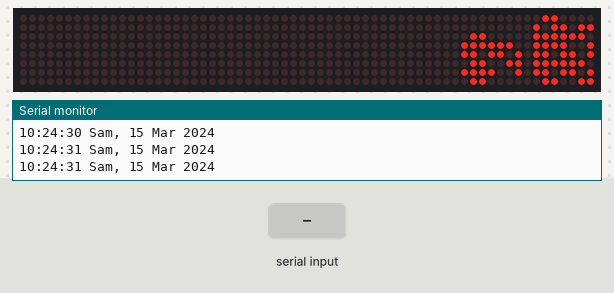
Bench run of a sketch on a simulated Arduino Uno, built with avr-gcc and run on an emulated ATmega328P. Shown: 64×8 LED matrix, the last lines printed to the serial monitor. Wiring (inferred from the names in the program): DS1307 clock at I2C address 0x68. Inputs (shaded band) come from the test bench. The local clock reads 2024-03-15 10:24:30 at power-on unless the sketch sets it.

Above: at 1.2 s.
1.3 s: byte 84 (84) received over Serial
At 2.8 s:
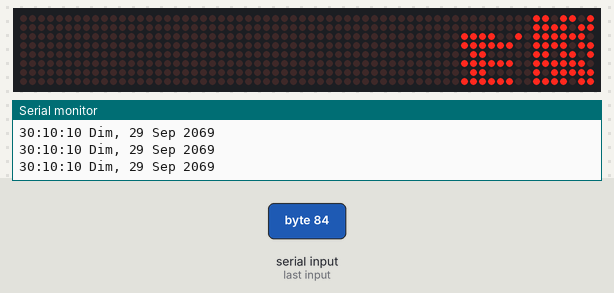
At 4.9 s:
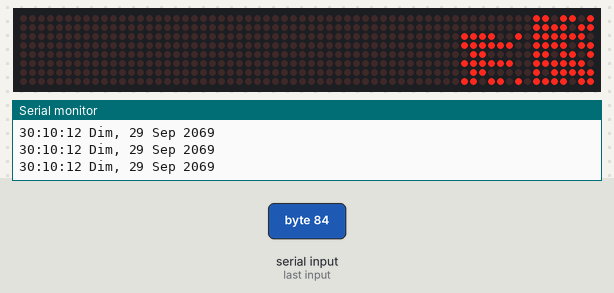
13.3 s: byte 116 (116) received over Serial
At 15.8 s:
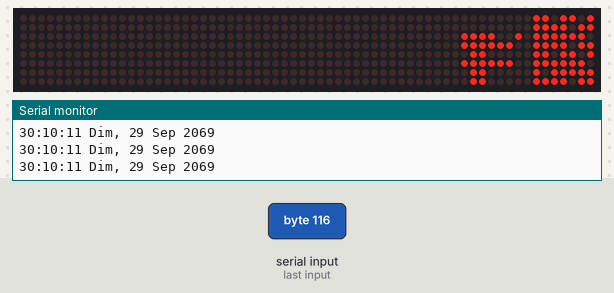
Timing chart, 0 to 17.3 s (numbered marks = the images above; inputs shaded):
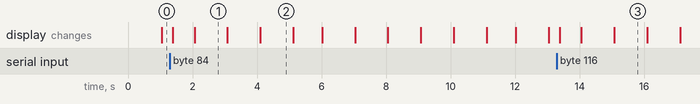

Measured:
- after the input at 1.3 s, the display: first changes after 0.09 s (image 1 shows a later state)
- after the input at 13.3 s, the display: first changes after 0.08 s (image 3 shows a later state)
- what the display in image 1 shows lasts 1.0 s, from 2.1 s to 3.1 s

The sketch:

DS1307_Vers_2Max7219_7segment.ino
```cpp
#include "LedControl.h"
#include "Wire.h"
#define DS1307_I2C_ADDRESS 0x68  // This is the I2C address
// Arduino version compatibility Pre-Compiler Directives
#if defined(ARDUINO) && ARDUINO >= 100   // Arduino v1.0 and newer
#define I2C_WRITE Wire.write
#define I2C_READ Wire.read
#else                                   // Arduino Prior to v1.0
#define I2C_WRITE Wire.send
#define I2C_READ Wire.receive
#endif
byte A, B, C, D, E, F, G, H, I, J, K, L, M, N;
// Global Variables
int command = 0;       // This is the command char, in ascii form, sent from the serial port
int i;
long previousMillis = 0;        // will store last time Temp was updated
byte second, minute, hour, dayOfWeek, dayOfMonth, month, year;
byte test;
byte zero;
char  *Day[] = {"", "Lun", "Mar", "Mer", "Jeu", "Veu", "Sam", "Dim"};
char  *Mon[] = {"", "Jan", "Fev", "Mar", "Avr", "Mai", "Jun", "Jul", "Aou", "Sep", "Oct", "Nov", "Dec"};
const unsigned char code[10] = {126, 48, 109, 121, 51, 91, 95, 112, 127, 123};
LedControl lc = LedControl(12, 11, 10, 8);

// Convert normal decimal numbers to binary coded decimal
byte decToBcd(byte val)
{
  return ( (val / 10 * 16) + (val % 10) );
}

// Convert binary coded decimal to normal decimal numbers
byte bcdToDec(byte val)
{
  return ( (val / 16 * 10) + (val % 16) );
}

// 1) Sets the date and time on the ds1307
// 2) Starts the clock
// 3) Sets hour mode to 24 hour clock
// Assumes you're passing in valid numbers, Probably need to put in checks for valid numbers.

void setDateDs1307()
{

  second = (byte) ((Serial.read() - 48) * 10 + (Serial.read() - 48)); // Use of (byte) type casting and ascii math to achieve result.
  minute = (byte) ((Serial.read() - 48) * 10 +  (Serial.read() - 48));
  hour  = (byte) ((Serial.read() - 48) * 10 +  (Serial.read() - 48));
  dayOfWeek = (byte) (Serial.read() - 48);
  dayOfMonth = (byte) ((Serial.read() - 48) * 10 +  (Serial.read() - 48));
  month = (byte) ((Serial.read() - 48) * 10 +  (Serial.read() - 48));
  year = (byte) ((Serial.read() - 48) * 10 +  (Serial.read() - 48));
  Wire.beginTransmission(DS1307_I2C_ADDRESS);
  I2C_WRITE(zero);
  I2C_WRITE(decToBcd(second) & 0x7f);    // 0 to bit 7 starts the clock
  I2C_WRITE(decToBcd(minute));
  I2C_WRITE(decToBcd(hour));      // If you want 12 hour am/pm you need to set
  // bit 6 (also need to change readDateDs1307)
  I2C_WRITE(decToBcd(dayOfWeek));
  I2C_WRITE(decToBcd(dayOfMonth));
  I2C_WRITE(decToBcd(month));
  I2C_WRITE(decToBcd(year));
  Wire.endTransmission();
}

// Gets the date and time from the ds1307 and prints result
void getDateDs1307()
{
  // Reset the register pointer
  Wire.beginTransmission(DS1307_I2C_ADDRESS);
  I2C_WRITE(zero);
  Wire.endTransmission();

  Wire.requestFrom(DS1307_I2C_ADDRESS, 7);

  // A few of these need masks because certain bits are control bits
  second     = bcdToDec(I2C_READ() & 0x7f);
  minute     = bcdToDec(I2C_READ());
  hour       = bcdToDec(I2C_READ() & 0x3f);  // Need to change this if 12 hour am/pm
  dayOfWeek  = bcdToDec(I2C_READ());
  dayOfMonth = bcdToDec(I2C_READ());
  month      = bcdToDec(I2C_READ());
  year       = bcdToDec(I2C_READ());

  if (hour < 10)
    Serial.print("0");
  Serial.print(hour, DEC);
  Serial.print(":");
  if (minute < 10)
    Serial.print("0");
  Serial.print(minute, DEC);
  Serial.print(":");
  if (second < 10)
    Serial.print("0");
  Serial.print(second, DEC);
  Serial.print(" ");
  Serial.print(Day[dayOfWeek]);
  Serial.print(", ");
  Serial.print(dayOfMonth, DEC);
  Serial.print(" ");
  Serial.print(Mon[month]);
  Serial.print(" 20");
  if (year < 10)
    Serial.print("0");
  Serial.println(year, DEC);

}


void setup() {
  Wire.begin();
  Serial.begin(57600);
  zero = 0x00;
  lc.shutdown(0, false);
  lc.shutdown(1, false);
  /* Set the brightness to a medium values */
  lc.setIntensity(0, 2);
  lc.setIntensity(1, 2);
  /* and clear the display */
  lc.clearDisplay(0);
  lc.clearDisplay(1);
}

void loop() {
  if (Serial.available()) {      // Look for char in serial que and process if found
    command = Serial.read();
    if (command == 84 || command == 116) {      //If command = "Tt" Set Date
      setDateDs1307();
      getDateDs1307();
      Serial.println(" ");
    }
    else if (command == 82 || command == 114) {      //If command = "Rr" Read Date ... BBR
      getDateDs1307();
      Serial.println(" ");
    }
    else if (command == 81 || command == 113) {      //If command = "Qq" RTC1307 Memory Functions
      delay(100);
      if (Serial.available()) {
        command = Serial.read();
        if (command == 49) {        //If command = "1" RTC1307 Initialize Memory - All Data will be set to
          // 255 (0xff).  Therefore 255 or 0 will be an invalid value.
          Wire.beginTransmission(DS1307_I2C_ADDRESS);   // 255 will be the init value and 0 will be considered
          // an error that occurs when the RTC is in Battery mode.
          I2C_WRITE(0x08); // Set the register pointer to be just past the date/time registers.
          for (i = 1; i <= 24; i++) {
            I2C_WRITE(0Xff);
            delay(10);
          }
          Wire.endTransmission();
          Wire.beginTransmission(DS1307_I2C_ADDRESS);
          I2C_WRITE(0x21); // Set the register pointer to 33 for second half of registers. Only 32 writes per connection allowed.
          for (i = 1; i <= 33; i++) {
            I2C_WRITE(0Xff);
            delay(10);
          }
          Wire.endTransmission();
          getDateDs1307();
          Serial.println(": RTC1307 Initialized Memory");
        }
        else if (command == 50) {      //If command = "2" RTC1307 Memory Dump
          getDateDs1307();
          Serial.println(": RTC 1307 Dump Begin");
          Wire.beginTransmission(DS1307_I2C_ADDRESS);
          I2C_WRITE(zero);
          Wire.endTransmission();
          Wire.requestFrom(DS1307_I2C_ADDRESS, 32);
          for (i = 0; i <= 31; i++) {  //Register 0-31 - only 32 registers allowed per I2C connection
            test = I2C_READ();
            Serial.print(i);
            Serial.print(": ");
            Serial.print(test, DEC);
            Serial.print(" : ");
            Serial.println(test, HEX);
          }
          Wire.beginTransmission(DS1307_I2C_ADDRESS);
          I2C_WRITE(0x20);
          Wire.endTransmission();
          Wire.requestFrom(DS1307_I2C_ADDRESS, 32);
          for (i = 32; i <= 63; i++) {         //Register 32-63 - only 32 registers allowed per I2C connection
            test = I2C_READ();
            Serial.print(i);
            Serial.print(": ");
            Serial.print(test, DEC);
            Serial.print(" : ");
            Serial.println(test, HEX);
          }
          Serial.println(" RTC1307 Dump end");
        }
      }
    }
    Serial.print("Command: ");
    Serial.println(command);     // Echo command CHAR in ascii that was sent
  }
  command = 0;                 // reset command

  getDateDs1307();

  A = dayOfMonth / 10;
  B = dayOfMonth % 10;
  C = month / 10;
  D = month % 10;
  E = 2;
  F = 0;
  G = year / 10;
  H = year % 10;
  I = hour / 10;
  J = hour % 10;
  K = minute / 10;
  L = minute % 10;
  M = second / 10;
  N = second % 10;

  lc.setRow(0, 0, code[A]);
  lc.setRow(0, 1, code[B]);
  lc.setRow(0, 2, code[C]);
  lc.setRow(0, 3, code[D]);
  lc.setRow(0, 4, code[E]);
  lc.setRow(0, 5, code[F]);
  lc.setRow(0, 6, code[G]);
  lc.setRow(0, 7, code[H]);

  lc.setRow(1, 2, code[I]);
  lc.setRow(1, 3, code[J]);
  lc.setRow(1, 4, code[K]);
  lc.setRow(1, 5, code[L]);
  lc.setRow(1, 6, code[M]);
  lc.setRow(1, 7, code[N]);


  delay(100);
}
//*****************************************************The End***********************
```
